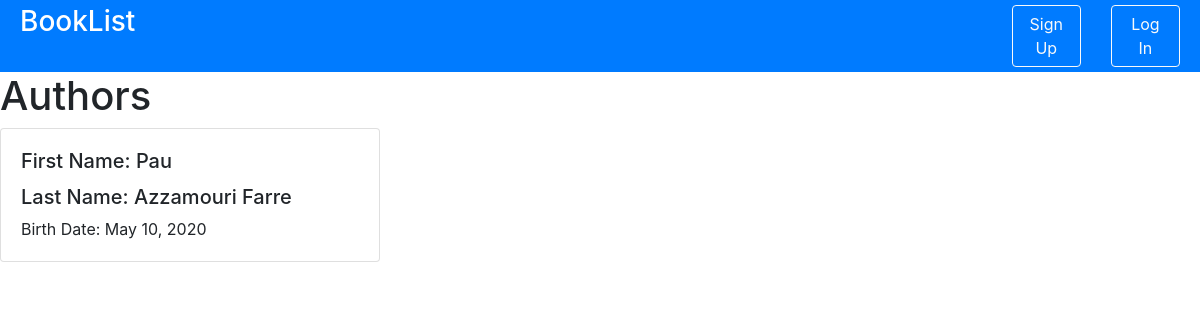
Screenshot of /account/authors/ with the database file from the repository.
### BookList/models.py (models this page shows)
class Author(models.Model):
    first_name = models.CharField(max_length=50)
    last_name = models.CharField(max_length=50)
    birth_date = models.DateField()
    photo = models.FilePathField(path='BookList/static/img/', default='img/no_photo.png')

### BookList/views.py (the view)
# urls.py: path('authors/', views.authors, name = 'authors'),
def authors(request):
	authors = Author.objects.all()
	context = { 'authors': authors }
	return render(request, 'authors.html', context)

### BookList/templates/authors.html
{% extends "header.html" %}
{% load static %}
{% block page_content %}
<h1>Authors</h1>
<div class="row">
{% for author in authors %}
    <div class="col-md-4">
        <div class="card mb-2">
            <div class="card-body">
                <h5 class="card-title">First Name: {{ author.first_name }}</h5>
                <h5 class="card-text">Last Name: {{ author.last_name }}</h5>
                <p class="card-text">Birth Date: {{ author.birth_date}}</p>
            </div>
        </div>
    </div>
    {% endfor %}
</div>
{% endblock %}

### rows the page displays
Author: first_name "Pau", last_name "Azzamouri Farre", birth_date "May 10, 2020"
